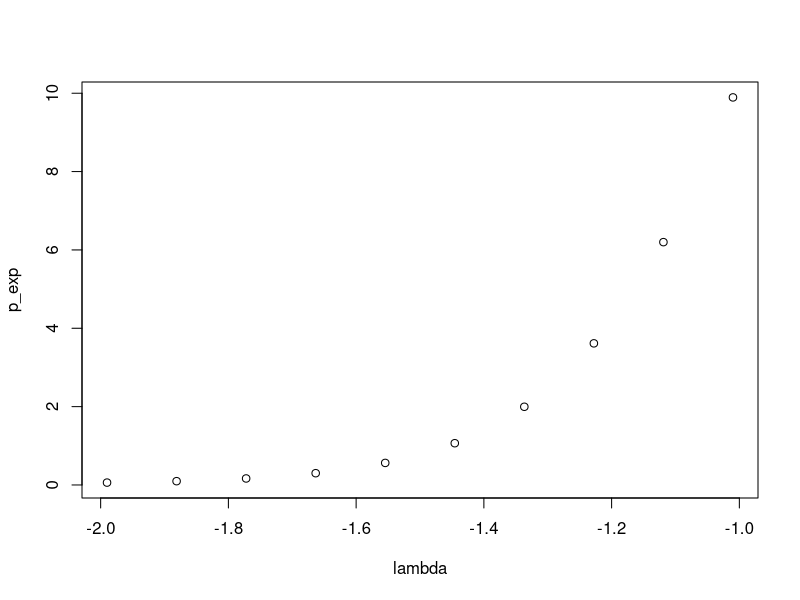

Recreate this plot in R.
# back and forward estimating counts of body sizes

estimate_pareto_N = function(n, lambda, xmin, xmin2, xmax){
  lambdaPlus = lambda + 1
  n * (xmax^(lambdaPlus) - xmin2^(lambdaPlus)) /
    (xmax^(lambdaPlus) - xmin^(lambdaPlus))
}

N <- 1:10
xmin <- seq(0.001, 100, length.out = 10)
estimate_pareto_N(n=N, -2, xmin = xmin, 0.006, 100)

pareto_expectation = function(lambda, xmin, xmax){
  if(lambda == -1) {
    # Special case λ = -1
    return((xmax - xmin) / log(xmax / xmin))
  } else if(lambda == -2) {
    # Special case λ = -2
    return((xmin * xmax / (xmin - xmax)) * log(xmax / xmin))
  } else {
    # General case
    numerator <- (lambda + 1) * (xmax^(lambda + 2) - xmin^(lambda + 2))
    denominator <- (lambda + 2) * (xmax^(lambda + 1) - xmin^(lambda + 1))
    return(numerator / denominator)
  }
}

lambda <- seq(-1.99, -1.01, length.out = 10)
p_exp <- sapply(X = lambda, FUN = pareto_expectation, xmin = 0.006, xmax = 100)

plot(lambda, p_exp)  
